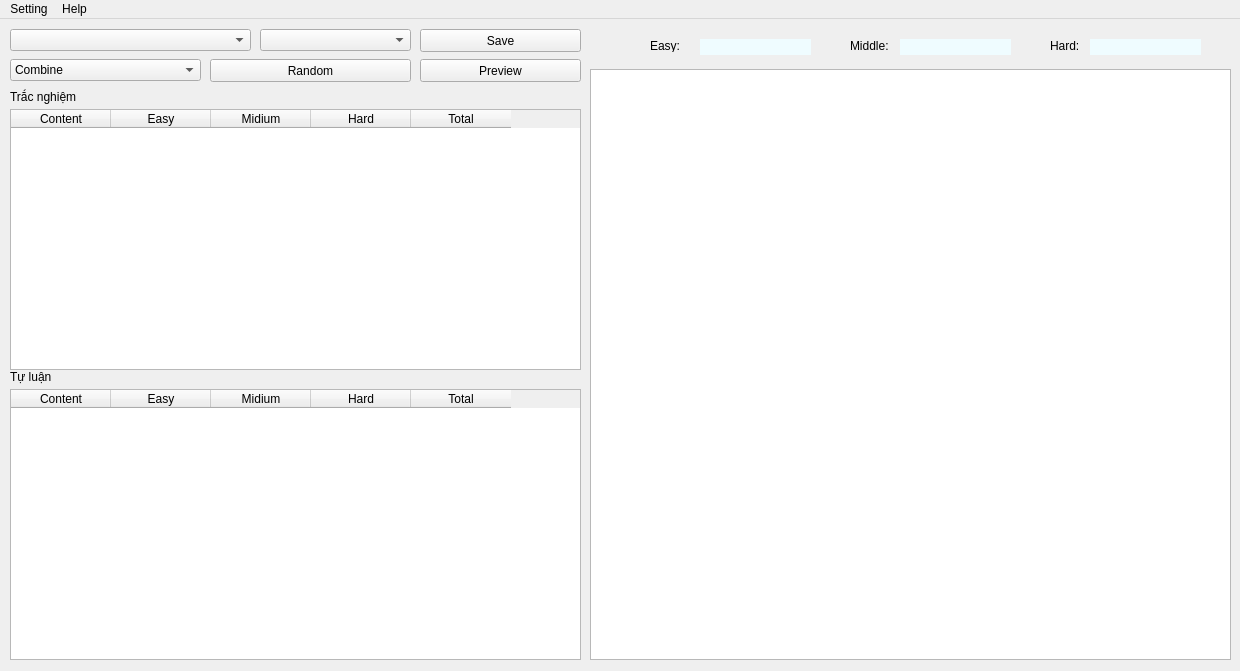
<?xml version="1.0" encoding="UTF-8"?>
<ui version="4.0">
 <class>TEST_MAKER</class>
 <widget class="QMainWindow" name="TEST_MAKER">
  <property name="geometry">
   <rect>
    <x>0</x>
    <y>0</y>
    <width>1240</width>
    <height>671</height>
   </rect>
  </property>
  <property name="windowTitle">
   <string>MainWindow</string>
  </property>
  <widget class="QWidget" name="centralwidget">
   <widget class="QPushButton" name="save">
    <property name="geometry">
     <rect>
      <x>420</x>
      <y>10</y>
      <width>161</width>
      <height>23</height>
     </rect>
    </property>
    <property name="text">
     <string>Save</string>
    </property>
   </widget>
   <widget class="QPushButton" name="preview">
    <property name="geometry">
     <rect>
      <x>420</x>
      <y>40</y>
      <width>161</width>
      <height>23</height>
     </rect>
    </property>
    <property name="text">
     <string>Preview</string>
    </property>
   </widget>
   <widget class="QComboBox" name="subject_list">
    <property name="geometry">
     <rect>
      <x>10</x>
      <y>10</y>
      <width>241</width>
      <height>22</height>
     </rect>
    </property>
   </widget>
   <widget class="QTableWidget" name="content_shower">
    <property name="geometry">
     <rect>
      <x>590</x>
      <y>50</y>
      <width>641</width>
      <height>591</height>
     </rect>
    </property>
   </widget>
   <widget class="QLabel" name="label_3">
    <property name="geometry">
     <rect>
      <x>650</x>
      <y>20</y>
      <width>47</width>
      <height>13</height>
     </rect>
    </property>
    <property name="text">
     <string>Easy:</string>
    </property>
   </widget>
   <widget class="QLabel" name="label_4">
    <property name="geometry">
     <rect>
      <x>850</x>
      <y>20</y>
      <width>47</width>
      <height>13</height>
     </rect>
    </property>
    <property name="text">
     <string>Middle:</string>
    </property>
   </widget>
   <widget class="QLabel" name="label_5">
    <property name="geometry">
     <rect>
      <x>1050</x>
      <y>20</y>
      <width>47</width>
      <height>13</height>
     </rect>
    </property>
    <property name="text">
     <string>Hard:</string>
    </property>
   </widget>
   <widget class="QLabel" name="easy_level">
    <property name="geometry">
     <rect>
      <x>700</x>
      <y>20</y>
      <width>111</width>
      <height>16</height>
     </rect>
    </property>
    <property name="styleSheet">
     <string notr="true">background-color: rgb(239, 252, 255);</string>
    </property>
    <property name="text">
     <string/>
    </property>
   </widget>
   <widget class="QLabel" name="middle_level">
    <property name="geometry">
     <rect>
      <x>900</x>
      <y>20</y>
      <width>111</width>
      <height>16</height>
     </rect>
    </property>
    <property name="styleSheet">
     <string notr="true">background-color: rgb(239, 252, 255);</string>
    </property>
    <property name="text">
     <string/>
    </property>
   </widget>
   <widget class="QLabel" name="hard_level">
    <property name="geometry">
     <rect>
      <x>1090</x>
      <y>20</y>
      <width>111</width>
      <height>16</height>
     </rect>
    </property>
    <property name="styleSheet">
     <string notr="true">background-color: rgb(239, 252, 255);</string>
    </property>
    <property name="text">
     <string/>
    </property>
   </widget>
   <widget class="QTableWidget" name="TL_table">
    <property name="geometry">
     <rect>
      <x>10</x>
      <y>370</y>
      <width>571</width>
      <height>271</height>
     </rect>
    </property>
    <column>
     <property name="text">
      <string>Content</string>
     </property>
    </column>
    <column>
     <property name="text">
      <string>Easy</string>
     </property>
    </column>
    <column>
     <property name="text">
      <string>Midium</string>
     </property>
    </column>
    <column>
     <property name="text">
      <string>Hard</string>
     </property>
    </column>
    <column>
     <property name="text">
      <string>Total</string>
     </property>
    </column>
   </widget>
   <widget class="QPushButton" name="make">
    <property name="geometry">
     <rect>
      <x>210</x>
      <y>40</y>
      <width>201</width>
      <height>23</height>
     </rect>
    </property>
    <property name="text">
     <string>Random</string>
    </property>
   </widget>
   <widget class="QComboBox" name="mode">
    <property name="geometry">
     <rect>
      <x>10</x>
      <y>40</y>
      <width>191</width>
      <height>22</height>
     </rect>
    </property>
    <item>
     <property name="text">
      <string>Combine</string>
     </property>
    </item>
    <item>
     <property name="text">
      <string>Level</string>
     </property>
    </item>
    <item>
     <property name="text">
      <string>Content</string>
     </property>
    </item>
   </widget>
   <widget class="QComboBox" name="chap_list">
    <property name="geometry">
     <rect>
      <x>260</x>
      <y>10</y>
      <width>151</width>
      <height>22</height>
     </rect>
    </property>
   </widget>
   <widget class="QTableWidget" name="TN_table">
    <property name="geometry">
     <rect>
      <x>10</x>
      <y>90</y>
      <width>571</width>
      <height>261</height>
     </rect>
    </property>
    <column>
     <property name="text">
      <string>Content</string>
     </property>
    </column>
    <column>
     <property name="text">
      <string>Easy</string>
     </property>
    </column>
    <column>
     <property name="text">
      <string>Midium</string>
     </property>
    </column>
    <column>
     <property name="text">
      <string>Hard</string>
     </property>
    </column>
    <column>
     <property name="text">
      <string>Total</string>
     </property>
    </column>
   </widget>
   <widget class="QLabel" name="label_2">
    <property name="geometry">
     <rect>
      <x>10</x>
      <y>70</y>
      <width>141</width>
      <height>16</height>
     </rect>
    </property>
    <property name="text">
     <string>Trắc nghiệm</string>
    </property>
   </widget>
   <widget class="QLabel" name="label_7">
    <property name="geometry">
     <rect>
      <x>10</x>
      <y>350</y>
      <width>141</width>
      <height>16</height>
     </rect>
    </property>
    <property name="text">
     <string>Tự luận</string>
    </property>
   </widget>
  </widget>
  <widget class="QMenuBar" name="menubar">
   <property name="geometry">
    <rect>
     <x>0</x>
     <y>0</y>
     <width>1240</width>
     <height>21</height>
    </rect>
   </property>
   <widget class="QMenu" name="menuSetting">
    <property name="title">
     <string>Setting</string>
    </property>
    <widget class="QMenu" name="menuSource">
     <property name="title">
      <string>Source</string>
     </property>
     <addaction name="actionDrive"/>
     <addaction name="actionLocal"/>
    </widget>
    <addaction name="actionDrive_link"/>
    <addaction name="menuSource"/>
    <addaction name="actionLocal_path"/>
    <addaction name="actionSave_path"/>
   </widget>
   <widget class="QMenu" name="menuHelp">
    <property name="title">
     <string>Help</string>
    </property>
    <addaction name="separator"/>
    <addaction name="actionGuide"/>
    <addaction name="actionContact"/>
   </widget>
   <addaction name="menuSetting"/>
   <addaction name="menuHelp"/>
  </widget>
  <action name="actionGuide">
   <property name="text">
    <string>Guide</string>
   </property>
  </action>
  <action name="actionContact">
   <property name="text">
    <string>Contact</string>
   </property>
  </action>
  <action name="actionDrive_link">
   <property name="text">
    <string>Drive link</string>
   </property>
  </action>
  <action name="actionAdd_template">
   <property name="text">
    <string>Add template</string>
   </property>
  </action>
  <action name="actionDrive">
   <property name="text">
    <string>Drive</string>
   </property>
  </action>
  <action name="actionLocal">
   <property name="text">
    <string>Local</string>
   </property>
  </action>
  <action name="actionLocal_path">
   <property name="text">
    <string>Local path</string>
   </property>
  </action>
  <action name="actionSave_path">
   <property name="text">
    <string>Save path</string>
   </property>
  </action>
 </widget>
 <resources/>
 <connections/>
</ui>
